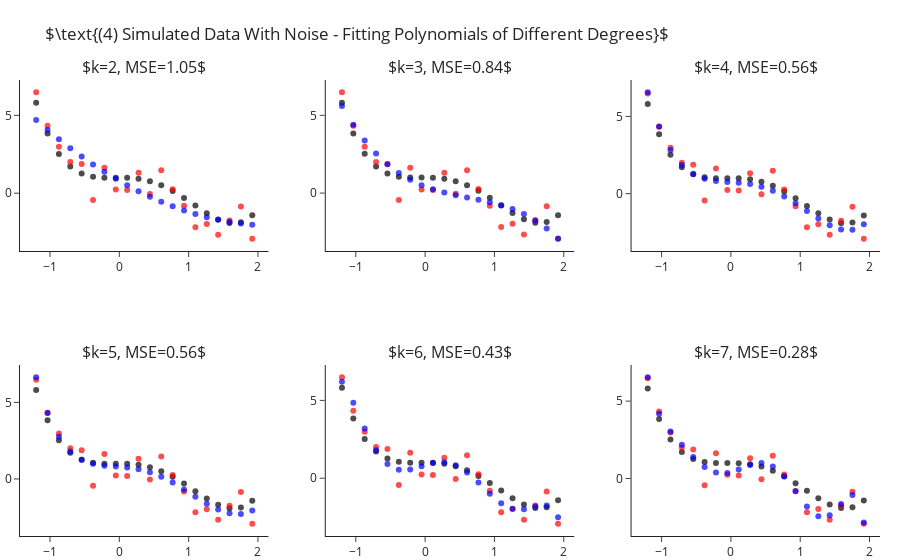

Notebook source saved alongside this figure:
### Markdown cell above
## Fitting Polynomial Of Different Degrees - With Sample Noise

Still fitting for different values of $k$, let us add some standard Gaussian noise (i.e. $\mathcal{N}\left(0,1\right)$).
This time we observe two things:
- Even for the correct $k=4$ model we are not able to achieve zero MSE.
- As we increase $4<k\rightarrow 7$ we manage to decrease the error more and more.

### Code cell
y = y_ + np.random.normal(size=len(y_))

ks = range(2, 8)
fig = make_subplots(2, 3, subplot_titles=list(ks))
for i, k in enumerate(ks):
    r,c = i//3+1, i%3+1 
    
    y_hat = make_pipeline(PolynomialFeatures(k), LinearRegression(fit_intercept=False)).fit(X, y).predict(X)
    fig.add_traces([go.Scatter(x=x, y=y_, mode="markers", name="Real Points",  marker=dict(color="black", opacity=.7), showlegend=False),
                    go.Scatter(x=x, y=y, mode="markers", name="Observed Points",  marker=dict(color="red", opacity=.7), showlegend=False), 
                    go.Scatter(x=x, y=y_hat, mode="markers", name="Predicted Points",  marker=dict(color="blue", opacity=.7), showlegend=False)], rows=r, cols=c)
    fig["layout"]["annotations"][i]["text"] = rf"$k={{0}}, MSE={{1}}$".format(k, round(np.mean((y-y_hat)**2), 2))

fig.update_layout(title=r"$\text{(4) Simulated Data With Noise - Fitting Polynomials of Different Degrees}$", margin=dict(t=80)).show()

### Figure 1 — Plotly figure (JSON) as saved in the notebook; plotly's stock layout.template omitted (floating-point values rounded to 4 significant figures)
{"data": [{"marker": {"color": "black", "opacity": 0.7}, "mode": "markers", "name": "Real Points", "showlegend": false, "type": "scatter", "x": [-1.2, -1.036, -0.8718, -0.7077, -0.5436, -0.3795, -0.2154, -0.05128, 0.1128, 0.2769, 0.441, 0.6051, 0.7692, 0.9333, 1.097, 1.262, 1.426, 1.59, 1.754, 1.918], "xaxis": "x", "y": [5.81, 3.838, 2.523, 1.709, 1.261, 1.058, 0.9989, 0.999, 0.9909, 0.9251, 0.769, 0.5078, 0.1439, -0.3028, -0.7951, -1.278, -1.68, -1.912, -1.866, -1.418], "yaxis": "y"}, {"marker": {"color": "red", "opacity": 0.7}, "mode": "markers", "name": "Observed Points", "showlegend": false, "type": "scatter", "x": [-1.2, -1.036, -0.8718, -0.7077, -0.5436, -0.3795, -0.2154, -0.05128, 0.1128, 0.2769, 0.441, 0.6051, 0.7692, 0.9333, 1.097, 1.262, 1.426, 1.59, 1.754, 1.918], "xaxis": "x", "y": [6.483, 4.327, 2.978, 2.0, 1.876, -0.44, 1.629, 0.2339, 0.2009, 1.314, -0.04176, 1.474, 0.2624, -0.8115, -2.178, -1.978, -2.66, -1.752, -0.8525, -2.921], "yaxis": "y"}, {"marker": {"color": "blue", "opacity": 0.7}, "mode": "markers", "name": "Predicted Points", "showlegend": false, "type": "scatter", "x": [-1.2, -1.036, -0.8718, -0.7077, -0.5436, -0.3795, -0.2154, -0.05128, 0.1128, 0.2769, 0.441, 0.6051, 0.7692, 0.9333, 1.097, 1.262, 1.426, 1.59, 1.754, 1.918], "xaxis": "x", "y": [4.699, 4.067, 3.467, 2.897, 2.358, 1.85, 1.372, 0.9257, 0.5101, 0.1253, -0.2287, -0.5518, -0.8441, -1.106, -1.336, -1.536, -1.705, -1.843, -1.95, -2.027], "yaxis": "y"}, {"marker": {"color": "black", "opacity": 0.7}, "mode": "markers", "name": "Real Points", "showlegend": false, "type": "scatter", "x": [-1.2, -1.036, -0.8718, -0.7077, -0.5436, -0.3795, -0.2154, -0.05128, 0.1128, 0.2769, 0.441, 0.6051, 0.7692, 0.9333, 1.097, 1.262, 1.426, 1.59, 1.754, 1.918], "xaxis": "x2", "y": [5.81, 3.838, 2.523, 1.709, 1.261, 1.058, 0.9989, 0.999, 0.9909, 0.9251, 0.769, 0.5078, 0.1439, -0.3028, -0.7951, -1.278, -1.68, -1.912, -1.866, -1.418], "yaxis": "y2"}, {"marker": {"color": "red", "opacity": 0.7}, "mode": "markers", "name": "Observed Points", "showlegend": false, "type": "scatter", "x": [-1.2, -1.036, -0.8718, -0.7077, -0.5436, -0.3795, -0.2154, -0.05128, 0.1128, 0.2769, 0.441, 0.6051, 0.7692, 0.9333, 1.097, 1.262, 1.426, 1.59, 1.754, 1.918], "xaxis": "x2", "y": [6.483, 4.327, 2.978, 2.0, 1.876, -0.44, 1.629, 0.2339, 0.2009, 1.314, -0.04176, 1.474, 0.2624, -0.8115, -2.178, -1.978, -2.66, -1.752, -0.8525, -2.921], "yaxis": "y2"}, {"marker": {"color": "blue", "opacity": 0.7}, "mode": "markers", "name": "Predicted Points", "showlegend": false, "type": "scatter", "x": [-1.2, -1.036, -0.8718, -0.7077, -0.5436, -0.3795, -0.2154, -0.05128, 0.1128, 0.2769, 0.441, 0.6051, 0.7692, 0.9333, 1.097, 1.262, 1.426, 1.59, 1.754, 1.918], "xaxis": "x2", "y": [5.606, 4.402, 3.387, 2.544, 1.853, 1.296, 0.8543, 0.509, 0.2413, 0.03254, -0.136, -0.2831, -0.4274, -0.5877, -0.7827, -1.031, -1.352, -1.763, -2.285, -2.934], "yaxis": "y2"}, {"marker": {"color": "black", "opacity": 0.7}, "mode": "markers", "name": "Real Points", "showlegend": false, "type": "scatter", "x": [-1.2, -1.036, -0.8718, -0.7077, -0.5436, -0.3795, -0.2154, -0.05128, 0.1128, 0.2769, 0.441, 0.6051, 0.7692, 0.9333, 1.097, 1.262, 1.426, 1.59, 1.754, 1.918], "xaxis": "x3", "y": [5.81, 3.838, 2.523, 1.709, 1.261, 1.058, 0.9989, 0.999, 0.9909, 0.9251, 0.769, 0.5078, 0.1439, -0.3028, -0.7951, -1.278, -1.68, -1.912, -1.866, -1.418], "yaxis": "y3"}, {"marker": {"color": "red", "opacity": 0.7}, "mode": "markers", "name": "Observed Points", "showlegend": false, "type": "scatter", "x": [-1.2, -1.036, -0.8718, -0.7077, -0.5436, -0.3795, -0.2154, -0.05128, 0.1128, 0.2769, 0.441, 0.6051, 0.7692, 0.9333, 1.097, 1.262, 1.426, 1.59, 1.754, 1.918], "xaxis": "x3", "y": [6.483, 4.327, 2.978, 2.0, 1.876, -0.44, 1.629, 0.2339, 0.2009, 1.314, -0.04176, 1.474, 0.2624, -0.8115, -2.178, -1.978, -2.66, -1.752, -0.8525, -2.921], "yaxis": "y3"}, {"marker": {"color": "blue", "opacity": 0.7}, "mode": "markers", "name": "Predicted Points", "showlegend": false, "type": "scatter", "x": [-1.2, -1.036, -0.8718, -0.7077, -0.5436, -0.3795, -0.2154, -0.05128, 0.1128, 0.2769, 0.441, 0.6051, 0.7692, 0.9333, 1.097, 1.262, 1.426, 1.59, 1.754, 1.918], "xaxis": "x3", "y": [6.564, 4.351, 2.833, 1.851, 1.267, 0.9567, 0.8163, 0.7575, 0.7096, 0.6194, 0.4509, 0.1853, -0.1789, -0.6257, -1.122, -1.618, -2.044, -2.318, -2.335, -1.977], "yaxis": "y3"}, {"marker": {"color": "black", "opacity": 0.7}, "mode": "markers", "name": "Real Points", "showlegend": false, "type": "scatter", "x": [-1.2, -1.036, -0.8718, -0.7077, -0.5436, -0.3795, -0.2154, -0.05128, 0.1128, 0.2769, 0.441, 0.6051, 0.7692, 0.9333, 1.097, 1.262, 1.426, 1.59, 1.754, 1.918], "xaxis": "x4", "y": [5.81, 3.838, 2.523, 1.709, 1.261, 1.058, 0.9989, 0.999, 0.9909, 0.9251, 0.769, 0.5078, 0.1439, -0.3028, -0.7951, -1.278, -1.68, -1.912, -1.866, -1.418], "yaxis": "y4"}, {"marker": {"color": "red", "opacity": 0.7}, "mode": "markers", "name": "Observed Points", "showlegend": false, "type": "scatter", "x": [-1.2, -1.036, -0.8718, -0.7077, -0.5436, -0.3795, -0.2154, -0.05128, 0.1128, 0.2769, 0.441, 0.6051, 0.7692, 0.9333, 1.097, 1.262, 1.426, 1.59, 1.754, 1.918], "xaxis": "x4", "y": [6.483, 4.327, 2.978, 2.0, 1.876, -0.44, 1.629, 0.2339, 0.2009, 1.314, -0.04176, 1.474, 0.2624, -0.8115, -2.178, -1.978, -2.66, -1.752, -0.8525, -2.921], "yaxis": "y4"}, {"marker": {"color": "blue", "opacity": 0.7}, "mode": "markers", "name": "Predicted Points", "showlegend": false, "type": "scatter", "x": [-1.2, -1.036, -0.8718, -0.7077, -0.5436, -0.3795, -0.2154, -0.05128, 0.1128, 0.2769, 0.441, 0.6051, 0.7692, 0.9333, 1.097, 1.262, 1.426, 1.59, 1.754, 1.918], "xaxis": "x4", "y": [6.641, 4.307, 2.761, 1.803, 1.259, 0.9873, 0.8699, 0.8146, 0.7523, 0.6351, 0.4352, 0.1426, -0.2361, -0.6793, -1.153, -1.61, -1.996, -2.246, -2.29, -2.054], "yaxis": "y4"}, {"marker": {"color": "black", "opacity": 0.7}, "mode": "markers", "name": "Real Points", "showlegend": false, "type": "scatter", "x": [-1.2, -1.036, -0.8718, -0.7077, -0.5436, -0.3795, -0.2154, -0.05128, 0.1128, 0.2769, 0.441, 0.6051, 0.7692, 0.9333, 1.097, 1.262, 1.426, 1.59, 1.754, 1.918], "xaxis": "x5", "y": [5.81, 3.838, 2.523, 1.709, 1.261, 1.058, 0.9989, 0.999, 0.9909, 0.9251, 0.769, 0.5078, 0.1439, -0.3028, -0.7951, -1.278, -1.68, -1.912, -1.866, -1.418], "yaxis": "y5"}, {"marker": {"color": "red", "opacity": 0.7}, "mode": "markers", "name": "Observed Points", "showlegend": false, "type": "scatter", "x": [-1.2, -1.036, -0.8718, -0.7077, -0.5436, -0.3795, -0.2154, -0.05128, 0.1128, 0.2769, 0.441, 0.6051, 0.7692, 0.9333, 1.097, 1.262, 1.426, 1.59, 1.754, 1.918], "xaxis": "x5", "y": [6.483, 4.327, 2.978, 2.0, 1.876, -0.44, 1.629, 0.2339, 0.2009, 1.314, -0.04176, 1.474, 0.2624, -0.8115, -2.178, -1.978, -2.66, -1.752, -0.8525, -2.921], "yaxis": "y5"}, {"marker": {"color": "blue", "opacity": 0.7}, "mode": "markers", "name": "Predicted Points", "showlegend": false, "type": "scatter", "x": [-1.2, -1.036, -0.8718, -0.7077, -0.5436, -0.3795, -0.2154, -0.05128, 0.1128, 0.2769, 0.441, 0.6051, 0.7692, 0.9333, 1.097, 1.262, 1.426, 1.59, 1.754, 1.918], "xaxis": "x5", "y": [6.19, 4.852, 3.195, 1.801, 0.9115, 0.5388, 0.5557, 0.7693, 0.9817, 1.034, 0.8337, 0.372, -0.2813, -0.9935, -1.601, -1.958, -1.997, -1.812, -1.746, -2.504], "yaxis": "y5"}, {"marker": {"color": "black", "opacity": 0.7}, "mode": "markers", "name": "Real Points", "showlegend": false, "type": "scatter", "x": [-1.2, -1.036, -0.8718, -0.7077, -0.5436, -0.3795, -0.2154, -0.05128, 0.1128, 0.2769, 0.441, 0.6051, 0.7692, 0.9333, 1.097, 1.262, 1.426, 1.59, 1.754, 1.918], "xaxis": "x6", "y": [5.81, 3.838, 2.523, 1.709, 1.261, 1.058, 0.9989, 0.999, 0.9909, 0.9251, 0.769, 0.5078, 0.1439, -0.3028, -0.7951, -1.278, -1.68, -1.912, -1.866, -1.418], "yaxis": "y6"}, {"marker": {"color": "red", "opacity": 0.7}, "mode": "markers", "name": "Observed Points", "showlegend": false, "type": "scatter", "x": [-1.2, -1.036, -0.8718, -0.7077, -0.5436, -0.3795, -0.2154, -0.05128, 0.1128, 0.2769, 0.441, 0.6051, 0.7692, 0.9333, 1.097, 1.262, 1.426, 1.59, 1.754, 1.918], "xaxis": "x6", "y": [6.483, 4.327, 2.978, 2.0, 1.876, -0.44, 1.629, 0.2339, 0.2009, 1.314, -0.04176, 1.474, 0.2624, -0.8115, -2.178, -1.978, -2.66, -1.752, -0.8525, -2.921], "yaxis": "y6"}, {"marker": {"color": "blue", "opacity": 0.7}, "mode": "markers", "name": "Predicted Points", "showlegend": false, "type": "scatter", "x": [-1.2, -1.036, -0.8718, -0.7077, -0.5436, -0.3795, -0.2154, -0.05128, 0.1128, 0.2769, 0.441, 0.6051, 0.7692, 0.9333, 1.097, 1.262, 1.426, 1.59, 1.754, 1.918], "xaxis": "x6", "y": [6.538, 4.175, 3.031, 2.179, 1.391, 0.7469, 0.383, 0.3515, 0.5752, 0.868, 0.9993, 0.7786, 0.1365, -0.8209, -1.809, -2.437, -2.375, -1.647, -1.069, -2.851], "yaxis": "y6"}], "layout": {"annotations": [{"font": {"size": 16}, "showarrow": false, "text": "$k=2, MSE=1.05$", "x": 0.1444, "xanchor": "center", "xref": "paper", "y": 1, "yanchor": "bottom", "yref": "paper"}, {"font": {"size": 16}, "showarrow": false, "text": "$k=3, MSE=0.84$", "x": 0.5, "xanchor": "center", "xref": "paper", "y": 1, "yanchor": "bottom", "yref": "paper"}, {"font": {"size": 16}, "showarrow": false, "text": "$k=4, MSE=0.56$", "x": 0.8556, "xanchor": "center", "xref": "paper", "y": 1, "yanchor": "bottom", "yref": "paper"}, {"font": {"size": 16}, "showarrow": false, "text": "$k=5, MSE=0.56$", "x": 0.1444, "xanchor": "center", "xref": "paper", "y": 0.375, "yanchor": "bottom", "yref": "paper"}, {"font": {"size": 16}, "showarrow": false, "text": "$k=6, MSE=0.43$", "x": 0.5, "xanchor": "center", "xref": "paper", "y": 0.375, "yanchor": "bottom", "yref": "paper"}, {"font": {"size": 16}, "showarrow": false, "text": "$k=7, MSE=0.28$", "x": 0.8556, "xanchor": "center", "xref": "paper", "y": 0.375, "yanchor": "bottom", "yref": "paper"}], "margin": {"t": 80}, "title": {"text": "$\\text{(4) Simulated Data With Noise - Fitting Polynomials of Different Degrees}$"}, "xaxis": {"anchor": "y", "domain": [0, 0.2889]}, "xaxis2": {"anchor": "y2", "domain": [0.3556, 0.6444]}, "xaxis3": {"anchor": "y3", "domain": [0.7111, 1]}, "xaxis4": {"anchor": "y4", "domain": [0, 0.2889]}, "xaxis5": {"anchor": "y5", "domain": [0.3556, 0.6444]}, "xaxis6": {"anchor": "y6", "domain": [0.7111, 1]}, "yaxis": {"anchor": "x", "domain": [0.625, 1]}, "yaxis2": {"anchor": "x2", "domain": [0.625, 1]}, "yaxis3": {"anchor": "x3", "domain": [0.625, 1]}, "yaxis4": {"anchor": "x4", "domain": [0, 0.375]}, "yaxis5": {"anchor": "x5", "domain": [0, 0.375]}, "yaxis6": {"anchor": "x6", "domain": [0, 0.375]}}}
